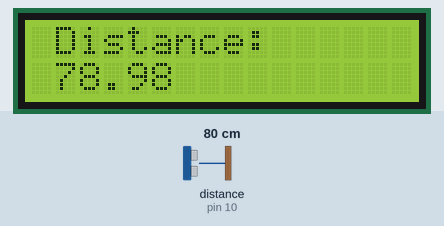
This sketch was run on a simulated Arduino Uno, built with avr-gcc and run on an emulated ATmega328P. On the bench: 16×2 character LCD. Wiring (inferred from the names in the program): ultrasonic range finder: trigger pin 4; echo pin 10. The test bench sets the inputs (shaded band); at power-on: distance to the obstacle (sensor on pin 10) 80 cm. The echo pulse lasts 58.3 µs per cm; what the sketch prints to the serial monitor is not drawn.

Above: at 1.2 s.
1.3 s: distance to the obstacle (sensor on pin 10) set to 299 cm
At 2.1 s:
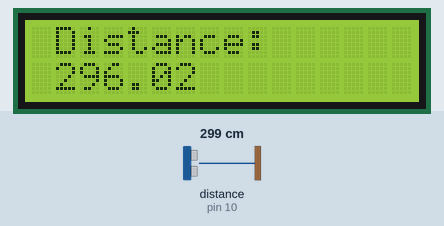
2.8 s: distance to the obstacle (sensor on pin 10) set to 2 cm
At 4.0 s:
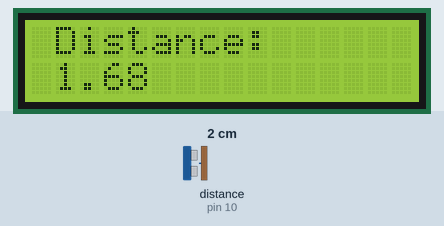
4.3 s: distance to the obstacle (sensor on pin 10) set to 120 cm
At 4.8 s:
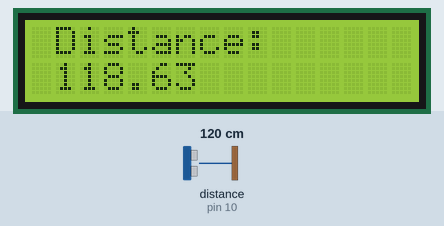
5.8 s: distance to the obstacle (sensor on pin 10) set to 4 cm
At 6.8 s:
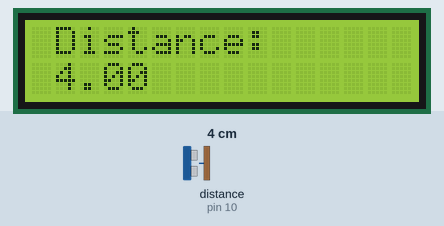
7.3 s: distance to the obstacle (sensor on pin 10) set to 35 cm
At 8.5 s:
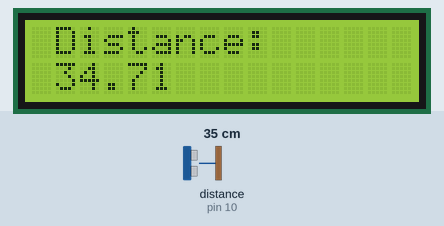
Timing chart, 0 to 10.3 s (numbered marks = the images above; inputs shaded):
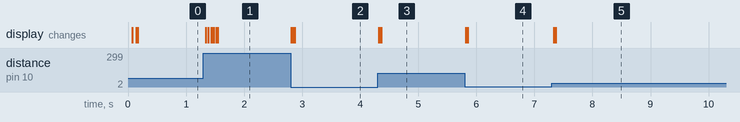

The sketch:

ultrasonic_distanceMeasure_Test.ino
```cpp
//*Created By Agkiya Infotech
//*Digital Distance Measuring Device
#include <LiquidCrystal.h>
#include <SoftwareSerial.h>
// defines pins numbers
const int trigPin = 4;
const int echoPin = 10;
LiquidCrystal lcd(A0,A1,A2,A3,A4,A5);
// defines variables
long duration;
float distance;
void setup() {
pinMode(trigPin, OUTPUT); // Sets the trigPin as an Output
pinMode(echoPin, INPUT); // Sets the echoPin as an Input
Serial.begin(9600); // Starts the serial communication
lcd.begin(16,2);   //Displays Status on LCD
}
void loop() {
// Clears the trigPin
digitalWrite(trigPin, LOW);
delayMicroseconds(2);
// Sets the trigPin on HIGH state for 10 micro seconds
digitalWrite(trigPin, HIGH);
delayMicroseconds(10);
digitalWrite(trigPin, LOW);
// Reads the echoPin, returns the sound wave travel time in microseconds
duration = pulseIn(echoPin, HIGH);
// Calculating the distance
distance= duration*0.034/2;
// Prints the distance on the Serial Monitor
Serial.print("Distance: ");
Serial.println(distance);
lcd.clear();
lcd.setCursor(1,0);
lcd.print("Distance:");
lcd.setCursor(1,1);
lcd.print(distance);
}
```

Measured:
- after the input at 1.3 s, the display: first changes at once (image 1 shows a later state)
- after the input at 2.8 s, the display: first changes at once (image 2 shows a later state)
- after the input at 4.3 s, the display: changes at once (image 3)
- after the input at 5.8 s, the display: first changes at once (image 4 shows a later state)
- after the input at 7.3 s, the display: changes at once (image 5)
